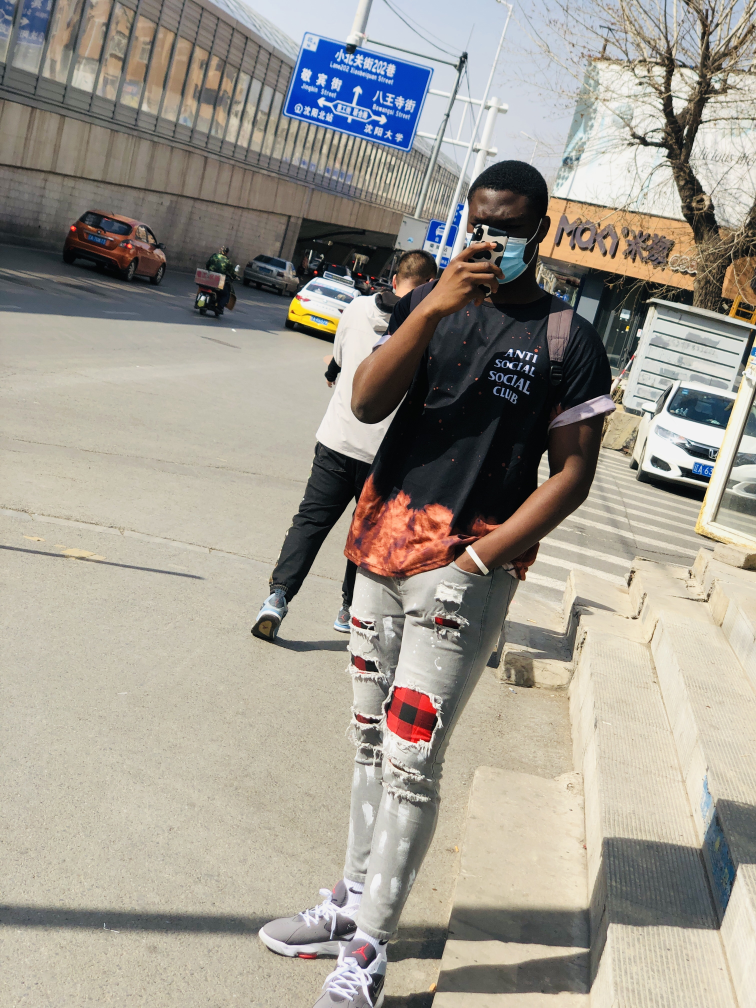
#> input picture photos/nana.jpg, 3024 x 4032 px (shown at 1/4 size)
$ python colors.py
#> lines starting #> are read from the running program, lines starting #| are printed output that depends on the picture
import cv2 as cv
import sys

img=cv.imread("photos/nana.jpg")
#> img is the input picture: shape (4032, 3024, 3); mean B, G, R 143.9, 153.9, 159.2

img=cv.resize(img,(400,400))
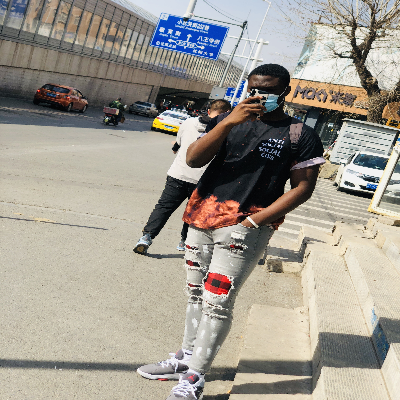
#> img: shape (400, 400, 3); mean B, G, R 143.8, 153.8, 159.1

img2hsv= cv.cvtColor(img,cv.COLOR_BGR2HSV)
#> img2hsv: shape (400, 400, 3); mean H, S, V 41.9, 43.4, 164

img2lab=cv.cvtColor(img,cv.COLOR_BGR2Lab)
#> img2lab: shape (400, 400, 3); mean of channels 0, 1, 2 160.1, 128.7, 134

cv.imshow("original",img)

cv.imshow("HSV",img2hsv)

cv.imshow("Lab",img2lab)


key=cv.waitKey(0)
#> (key Esc is pressed here)
